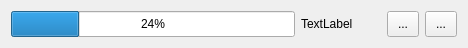
<?xml version="1.0" encoding="UTF-8"?>
<ui version="4.0">
 <class>ItemWidget</class>
 <widget class="QWidget" name="ItemWidget">
  <property name="geometry">
   <rect>
    <x>0</x>
    <y>0</y>
    <width>468</width>
    <height>48</height>
   </rect>
  </property>
  <property name="windowTitle">
   <string>Form</string>
  </property>
  <layout class="QHBoxLayout" name="horizontalLayout" stretch="1,1,1,1">
   <item>
    <widget class="QProgressBar" name="m_progress">
     <property name="maximumSize">
      <size>
       <width>16777215</width>
       <height>32</height>
      </size>
     </property>
     <property name="value">
      <number>24</number>
     </property>
     <property name="alignment">
      <set>Qt::AlignCenter</set>
     </property>
    </widget>
   </item>
   <item>
    <widget class="QLabel" name="m_status">
     <property name="minimumSize">
      <size>
       <width>80</width>
       <height>0</height>
      </size>
     </property>
     <property name="maximumSize">
      <size>
       <width>80</width>
       <height>16777215</height>
      </size>
     </property>
     <property name="text">
      <string>TextLabel</string>
     </property>
    </widget>
   </item>
   <item>
    <widget class="QToolButton" name="m_notes">
     <property name="maximumSize">
      <size>
       <width>32</width>
       <height>32</height>
      </size>
     </property>
     <property name="focusPolicy">
      <enum>Qt::NoFocus</enum>
     </property>
     <property name="text">
      <string>...</string>
     </property>
     <property name="icon">
      <iconset resource="resources/resources.qrc">
       <normaloff>:/Downloader/notes.svg</normaloff>:/Downloader/notes.svg</iconset>
     </property>
     <property name="iconSize">
      <size>
       <width>24</width>
       <height>24</height>
      </size>
     </property>
    </widget>
   </item>
   <item>
    <widget class="QToolButton" name="m_cancel">
     <property name="maximumSize">
      <size>
       <width>32</width>
       <height>32</height>
      </size>
     </property>
     <property name="focusPolicy">
      <enum>Qt::NoFocus</enum>
     </property>
     <property name="text">
      <string>...</string>
     </property>
     <property name="icon">
      <iconset resource="resources/resources.qrc">
       <normaloff>:/Downloader/close.svg</normaloff>:/Downloader/close.svg</iconset>
     </property>
     <property name="iconSize">
      <size>
       <width>24</width>
       <height>24</height>
      </size>
     </property>
    </widget>
   </item>
  </layout>
 </widget>
 <resources>
  <include location="resources/resources.qrc"/>
 </resources>
 <connections/>
</ui>
